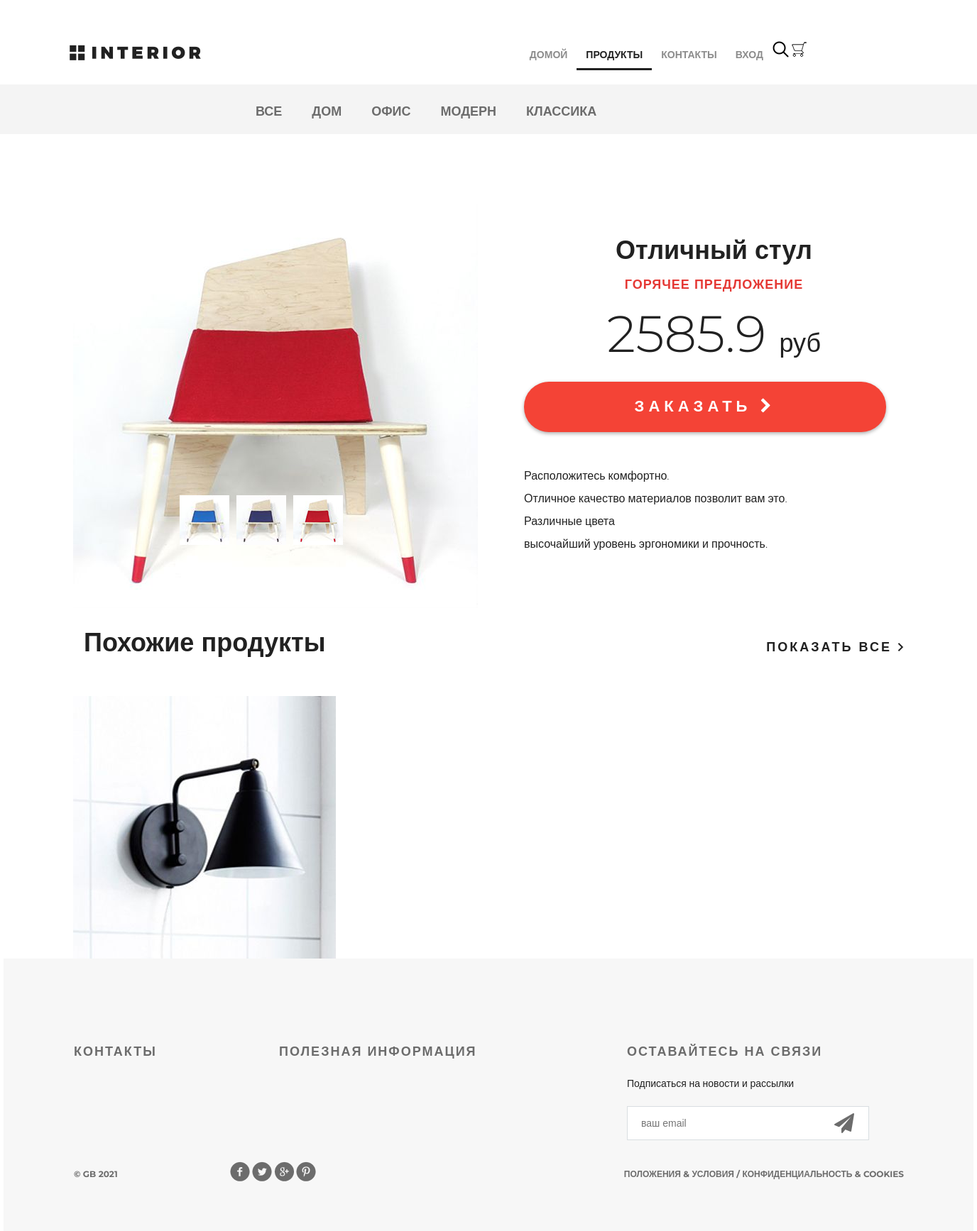
/products/, run on an earlier commit of the app's database.
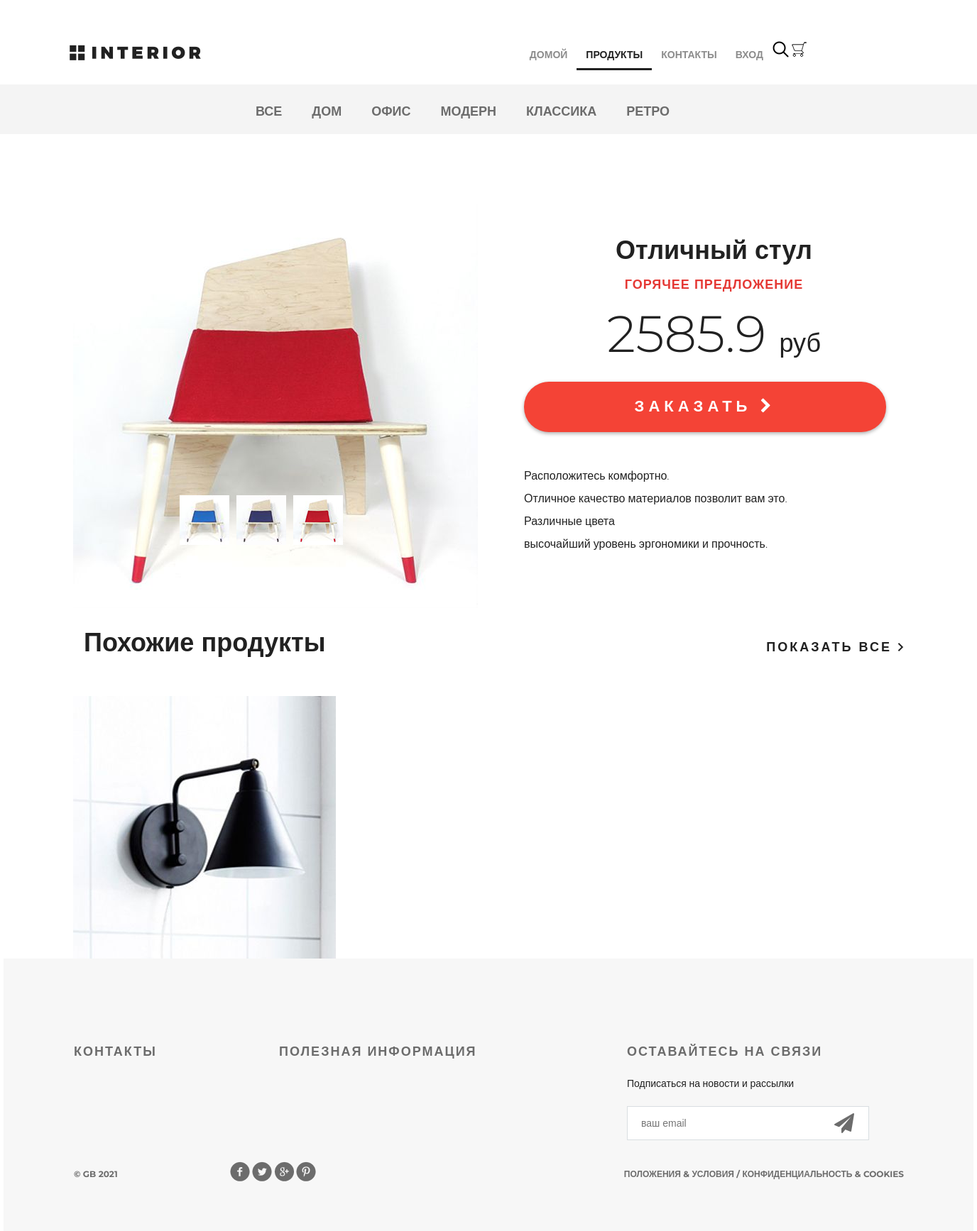
And on a later commit of the database.
### mainapp/models.py (models this page shows, shortened)
class ProductCategory(models.Model):
    name = models.CharField(max_length=64, unique=True, verbose_name='имя')
    description = models.TextField(verbose_name='описание', blank=True)
    is_active = models.BooleanField(verbose_name='активность', default=True)

class Product(models.Model):
    category = models.ForeignKey(ProductCategory, on_delete=models.CASCADE)
    name = models.CharField(max_length=128, verbose_name='имя')
    image = models.ImageField(upload_to='products_images', blank=True)
    short_desc = models.CharField(max_length=64, verbose_name='краткое описание', blank=True)
    description = models.TextField(blank=True, verbose_name='описание')
    price = models.DecimalField(verbose_name='цена', max_digits=8, decimal_places=2, default=0)
    quantity = models.PositiveSmallIntegerField(verbose_name='количество на складе', default=0)
    is_active = models.BooleanField(verbose_name='активность', default=True)

### mainapp/views.py (the view, shortened to what this page needs)
# urls.py: path('products/', include('mainapp.urls', namespace='products')),
def products(request, pk=None):
    title = 'Продукты'
    links_menu = ProductCategory.objects.all()
    basket = get_basket(request.user)
    hot_product = get_hot_product()
    same_products = get_same_products(hot_product)
    content = {
        'title': title,
        'links_menu': links_menu,
        'same_products': same_products,
        'hot_product': hot_product,
        'basket': basket
    }
    return render(request, 'mainapp/products.html', content)

### mainapp/views.py (called while the page is built)
def get_basket(user):
    if user.is_authenticated:
        return Basket.objects.filter(user=user)
    return []

def get_hot_product():
    products = Product.objects.all()
    return random.sample(list(products), 1)[0]

def get_same_products(hot_product):
    same_products = Product.objects.filter(category=hot_product.category).exclude(pk=hot_product.pk)[:3]
    return same_products

### mainapp/templates/mainapp/products.html (shortened to what this page needs)
{% extends 'mainapp/base.html' %}
{% load static %}
{% block menu %}
    <div class="hero-white">
        <div class="header clearfix">
            {% include 'mainapp/includes/inc_menu.html' %}
        </div>
    </div>
    <div class="links clearfix">
            {% include 'mainapp/includes/inc_categories_menu.html' %}
        </div>
{% endblock %}
{% block content %}
    <div class="details">
        <div class="details-products">
            <div class="details-slider">
                <div class="slider-product">
                    <img src="{% static 'img/slider1.jpg' %}">
                </div>
                <div class="slider-control">
                    <div class="block">
                        <a href="#"><img src="{% static 'img/controll.jpg' %}" alt="">
                        </a>
                    </div>
                    <div class="block">
                        <a href="#"><img src="{% static 'img/controll1.jpg' %}" alt="">
                        </a>
                    </div>
                    <div class="block">
                        <a href="#"><img src="{% static 'img/controll2.jpg' %}" alt="">
                        </a>
                    </div>
                </div>
            </div>
            <div class="description">
                <h3 class="big-bold">Отличный стул</h3>
                <h3 class="red">горячее предложение</h3>
                <p class="price"> 2585.9 <span>руб</span></p>
                <a href="#" class="red-button">
                    заказать <i class="fa fa-chevron-right" aria-hidden="true"></i>
                </a>
                <div class="description-text">
                    <p>Расположитесь комфортно.</p>
                    <p>Отличное качество материалов
                        позволит вам это.</p>
                    <p>Различные цвета</p>
                    <p>высочайший уровень
                        эргономики и прочность.</p>
                </div>
            </div>
        </div>
        <div class="related">
            <div class="title clearfix">
                <h2>Похожие продукты</h2>
                <a class="explore" href="#">показать все <img src="{% static 'img/arrow.png' %}" alt=""></a>
            </div>
            <div class="related-products clearfix">
                {% for product in same_products %}
                    <div class="block">
                        <a href="#"><img src="/media/{{ product.image }}" alt="{{ product.short_desc }}">
                        </a>
                    </div>
                {% endfor %}
            </div>
        </div>
    </div>
{% endblock %}

### mainapp/templates/mainapp/includes/inc_categories_menu.html
<ul class="links-menu">
    <li>
        <a href="{% url 'mainapp:category' 0 %}" {% if request.resolver_match.kwargs.pk == 0 %}class="active" {% endif %}>
            все
        </a>
    </li>
    {% for link in links_menu %}
        <li>
            <a href="{% url 'mainapp:category' link.pk %}"
               {% if request.resolver_match.kwargs.pk == link.pk %}class="active" {% endif %}>
                {{ link.name }}
            </a>
        </li>
    {% endfor %}
</ul>

What changed in the data, as far as the page shows it:
added ProductCategory: name "РЕТРО"
